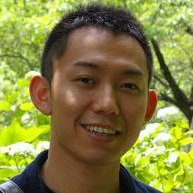
#> input picture HW3/train.jpg, 193 x 193 px, found by its file name
$ jupyter execute NN_HW3_Hopfield.ipynb   (older library calls are emulated)
#> lines starting #> are read from the running program, lines starting #| are printed output that depends on the picture
In this problem, you need to train a Hopfield network using the attached image. Use the attached training image to train your network and then evaluate its performance employing the attached test image. To this end, you need to complete each cell step by step.

You have to submit the final saved image as well as the completed notebook.

[cell 1]
import numpy as np
import random
import PIL
from PIL import Image
import os
import re
from google.colab.patches import cv2_imshow

[cell 2]
#Convert a matrix to a vector
def mat2vec(x):
  """convert the matrix x to a vector """

#### Implement your code ###

  return x.flatten()

[cell 3]
def create_W(x):
  """
Create a square matrix with the same size as the input size.
Note 1: The weight matrix must be symmetric
Tip 1: For row i and column j, while i != j, place the value x [i] * x [j] in the weight matrix w [i, j]
Tip 2: For row i and column j, while i=j, put the value 0 in the weight matrix w [i, j]
  """
#### Impelement your code ###
  w = np.zeros((len(x), len(x)))
  for i in range(0, len(x)):
    for j in range(i, len(x)):
      if i == j : continue
      w[i,j] = x[i] * x[j]
      w[j,i] = x[i] * x[j]

  return w

[cell 4]
#Read an image file and convert it to a pattern of the image
def readImg2array(file, size, threshold= 145):
  img = Image.open(file).convert(mode="L")
  img= img.resize(size)
  #img.thumbnail(size,Image.ANTIALIAS)
  imgArray = np.asarray(img, dtype=np.uint8)
  x = np.zeros(imgArray.shape, dtype=np.float)

  """
    Set the value to 1 for each pixel value with the larger than the threshold,
    and Set the value to -1 for each image pixel with a value of 0.
  """
    #### Implement your code ###
  x[imgArray >= threshold] = 1
  x[imgArray == 0] = -1

  return x

[cell 5]
#Convert a numpy array to an image file like Jpeg
def array2img(data, outFile = None):

    #data is 1 or -1 matrix
    y = np.zeros(data.shape,dtype=np.uint8)
    y[data==1] = 255
    y[data==-1] = 0
    img = Image.fromarray(y,mode="L")
    if outFile is not None:
        img.save(outFile)
    return img

[cell 6]
#Update the test input pattern (y_vec) based on the weight matrix
def update(w, y_vec, theta=0.5, time=100):

  """
  Once in a while, select a random number between 0 and the size of the input vector -1.
  Then use the random number line of the weight matrix to multiply internally by the input vector.
  Subtract the result from theta
  If the end result is greater than 0, enter a value of 1 in the input vector, otherwise replace -1.
  """
#### Impelement your code ###
  for t in range(time):
    rnd_nouron_idx = np.random.randint(0, len(y_vec) - 1)
    val =  (np.dot(w[:, rnd_nouron_idx] , y_vec)) - theta
    if val > 0:
      y_vec[rnd_nouron_idx] = 1
    else:
      y_vec[rnd_nouron_idx] = -1


  return y_vec

[cell 7]
def hopfield(train_files, test_files, theta=0.5, time=1000, size=(100,100),threshold=60):

  """
Using the built-in functions, Do the following steps:
1- Read the input image and extract its pattern
2. Convert the obtained pattern into a vector
3- Make a weight matrix based on the vector of the previous step
4- Read the test image and extract its pattern
5- Convert the test pattern into a vector and give it as the input of the update function along with the built-in weight matrix.

  """
#### Impelement your code ###
  # 1
  trainingPattern = readImg2array(train_files, size, threshold)
#> in readImg2array, `img = Image.open(file).convert(mode="L")`:
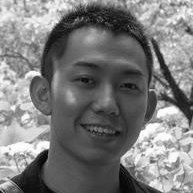
#> img: PIL image 193x193 L; min 1, max 255, mean 122.7
#> in readImg2array, `img= img.resize(size)`:
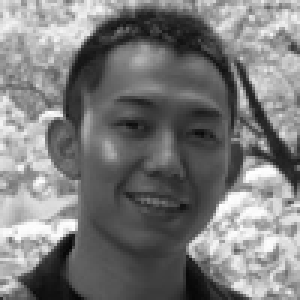
#> img: PIL image 100x100 L (shown 3 times larger); min 6, max 255, mean 122.7
  # 2
  trainingVec = mat2vec(trainingPattern)
  # 3
  w = create_W(trainingVec)
  # 4
  testPattern = readImg2array(test_files, size, threshold)
#> call 2 of readImg2array, with size = (100, 100), threshold = 60
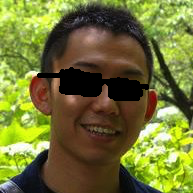
#> input picture HW3/test.jpg, 193 x 193 px, found by its file name
#> in readImg2array (call 2), `img = Image.open(file).convert(mode="L")`:
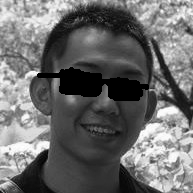
#> img: PIL image 193x193 L; min 0, max 255, mean 106.8
#> in readImg2array (call 2), `img= img.resize(size)`:
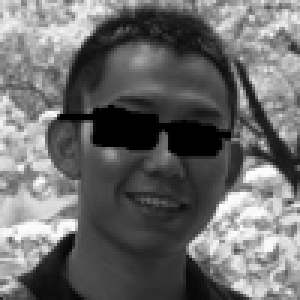
#> img: PIL image 100x100 L (shown 3 times larger); min 0, max 255, mean 106.9
  # 5
  y_vec = mat2vec(testPattern)

  y_vec_after = update(w = w, y_vec = y_vec, theta = theta, time = time)
